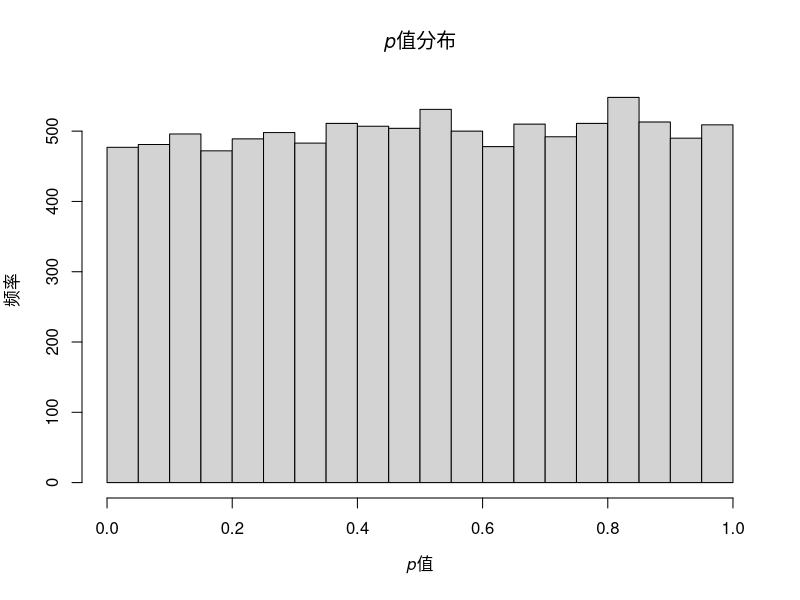
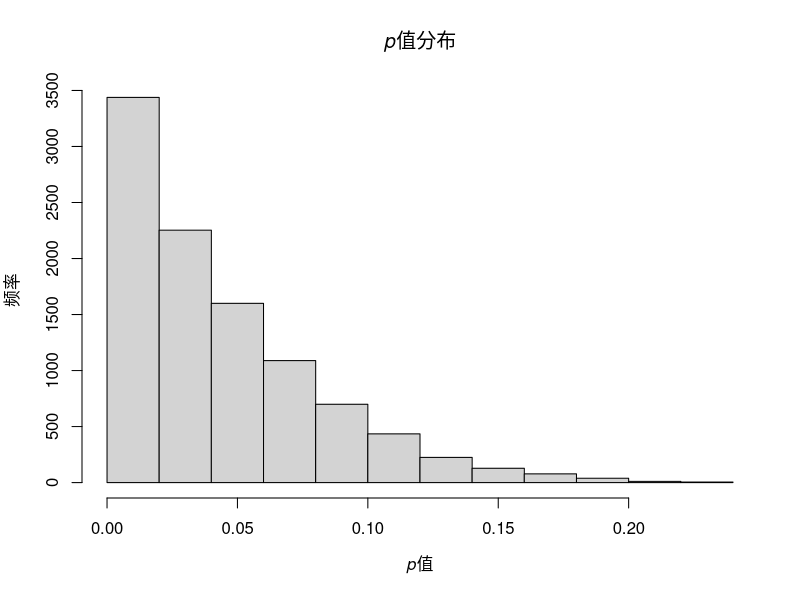
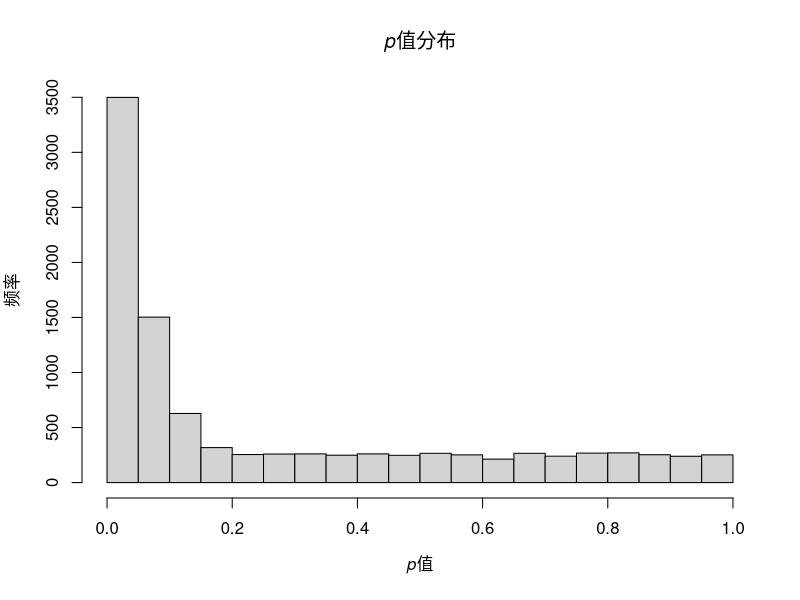
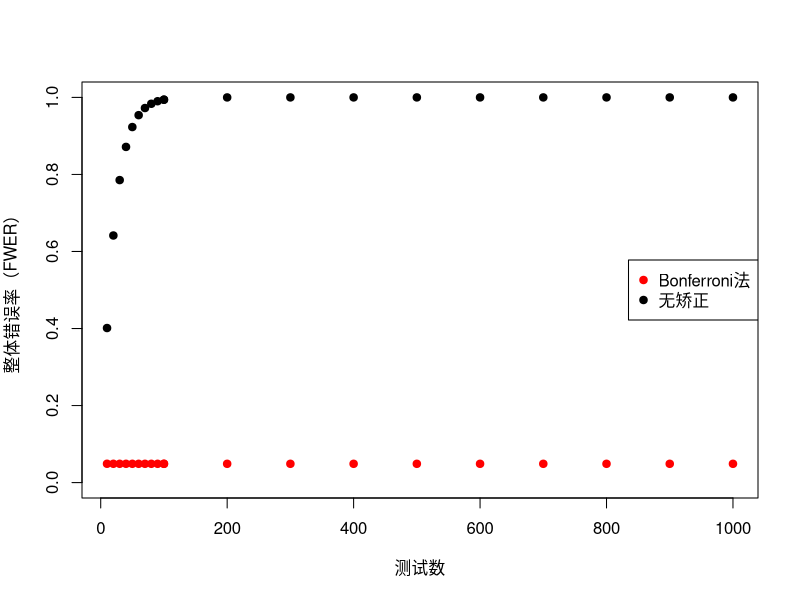
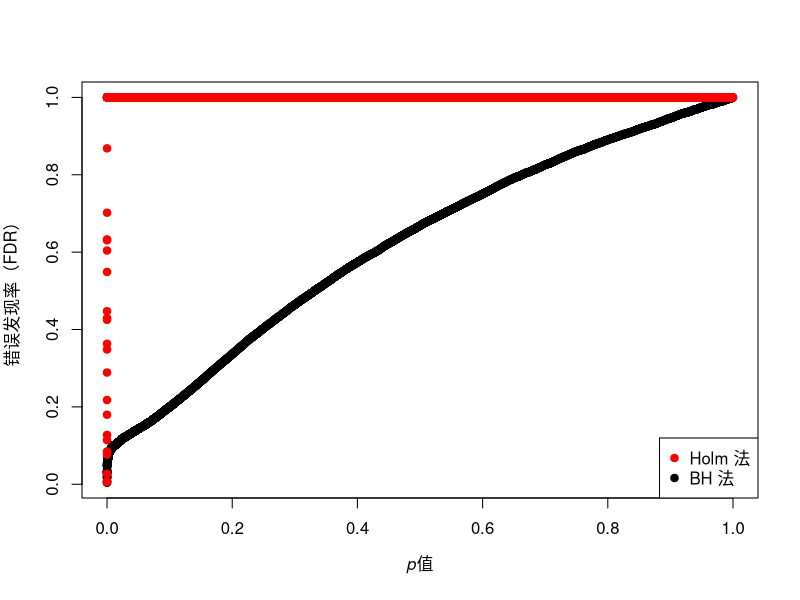
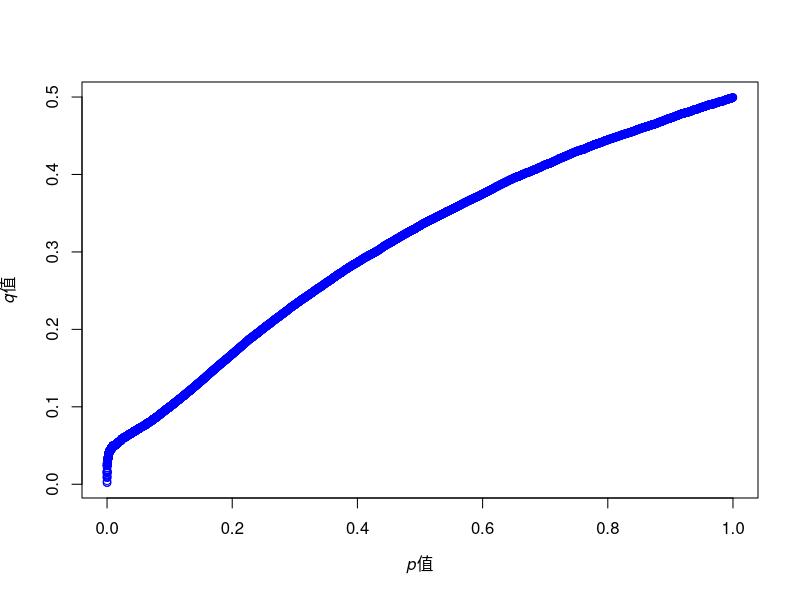
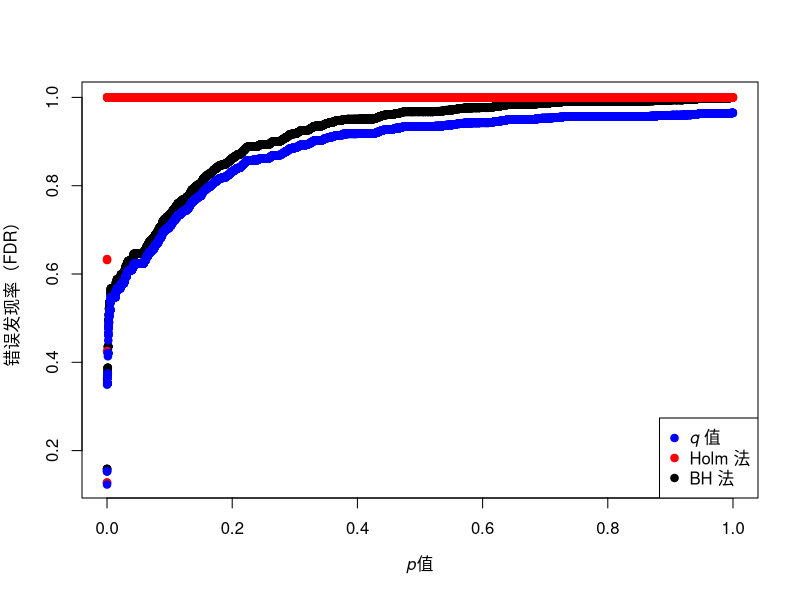

These charts were generated, in order, by the following R code:
## ---- chunk 1
set.seed(42)
# 随机数的10000次比较
pvalue <- NULL
for (i in 1:10000) {
  a <- rnorm(10)
  b <- rnorm(10)
  c <- t.test(a, b)
  pvalue[i] <- c$p.value
}
# 看下p值分布
hist(
  pvalue,
  main = substitute(paste(italic('p'), "值分布")),
  xlab = substitute(paste(italic('p'), "值")),
  ylab = '频率'
)
# 小于0.05的个数
sum(pvalue < 0.05)
# 小于0.0001的个数
sum(pvalue < 0.0001)
## ---- chunk 2
set.seed(42)
pvalue <- NULL
for (i in 1:10000) {
  a <- rnorm(10, 1)
  b <- a + 1
  c <- t.test(a, b)
  pvalue[i] <- c$p.value
}
# 看下p值分布
hist(
  pvalue,
  main = substitute(paste(italic('p'), "值分布")),
  xlab = substitute(paste(italic('p'), "值")),
  ylab = '频率'
)
# 显示p值里小于0.05的个数
sum(pvalue < 0.05)
# 显示p值里小于0.0001的个数
sum(pvalue < 0.0001)
## ---- chunk 3
set.seed(42)
pvalue <- NULL
for (i in 1:5000) {
  a <- rnorm(10, 1)
  b <- a + 1
  c <- t.test(a, b)
  pvalue[i] <- c$p.value
}
for (i in 1:5000) {
  a <- rnorm(10, 1)
  b <- rnorm(10, 1)
  c <- t.test(a, b)
  pvalue[i + 5000] <- c$p.value
}
# 看下p值分布
hist(
  pvalue,
  main = substitute(paste(italic('p'), "值分布")),
  xlab = substitute(paste(italic('p'), "值")),
  ylab = '频率'
)
# 显示p值里小于0.05的个数
sum(pvalue < 0.05)
# 显示p值里小于0.0001的个数
sum(pvalue < 0.0001)
## ---- chunk 4
# 比较次数
n <- c(1:10 %o% 10 ^ (1:2))
# 整体出现假阳性概率
p0 <- 1 - (1 - 0.05) ^ n
# Bonferroni方法控制后的整体假阳性概率
p <- 1 - (1 - 0.05 / n) ^ n
# 不进行控制
plot(
  p0 ~ n,
  ylim = c(0, 1),
  pch = 19,
  xlab = '测试数',
  ylab = '整体错误率（FWER）'
)
# Bonferroni方法控制
points(p ~ n, pch = 19, col = 'red')
legend('right',
       c('Bonferroni法', '无矫正'),
       col = c('red', 'black'),
       pch = 19)
## ---- chunk 5
# 所有有差异的
R <- sum(pvalue<0.05)
R
# 假阳性
V <- sum(pvalue[5001:10000]<0.05)
V
# 错误发现率
Q <- V/R
Q
## ---- chunk 6
# 所有有差异的
R <- sum(pvalue<0.01)
R
# 假阳性
V <- sum(pvalue[5001:10000]<0.01)
V
# 错误发现率
Q <- V/R
Q
## ---- chunk 7
# BH法控制错误发现率
pbh <- p.adjust(pvalue, method = 'BH')
# holm法控制错误发现率
ph <- p.adjust(pvalue, method = 'holm')
plot(pbh ~ pvalue,
     ylab = '错误发现率（FDR）',
     xlab = substitute(paste(italic('p'), "值")),
     pch = 19)
points(ph ~ pvalue, col = 'red', pch = 19)
legend('bottomright',
       c('Holm 法', 'BH 法'),
       col = c('red', 'black'),
       pch = 19)
## ---- chunk 8
library(qvalue)
q <- qvalue(pvalue)
# q值
plot(
  q$qvalues ~ pvalue,
  col = 'blue',
  ylab = substitute(paste(italic('q'), "值")),
  xlab = substitute(paste(italic('p'), "值"))
)
## ---- chunk 9
set.seed(42)
pvalue <- NULL
for (i in 1:500) {
  a <- rnorm(10, 1)
  b <- a + 1
  c <- t.test(a, b)
  pvalue[i] <- c$p.value
}
for (i in 1:9500) {
  a <- rnorm(10, 1)
  b <- rnorm(10, 1)
  c <- t.test(a, b)
  pvalue[i + 500] <- c$p.value
}
pbh <- p.adjust(pvalue, method = 'BH')
ph <- p.adjust(pvalue, method = 'holm')
q <- qvalue(pvalue)
plot(pbh ~ pvalue,
     ylab = '错误发现率（FDR）',
     xlab = substitute(paste(italic('p'), "值")),
     pch = 19)
# Holm 方法
points(ph ~ pvalue, col = 'red', pch = 19)
# Q值
points(q$qvalues ~ pvalue, col = 'blue', pch = 19)
legend(
  'bottomright',
  c(expression(paste(italic(
    "q"
  ), " 值")), 'Holm 法', 'BH 法'),
  col = c('blue', 'red', 'black'),
  pch = 19
)
## ---- chunk 10
set.seed(42)
a <- runif(100,min=0,max=10)+rnorm(100)
b <- a*1.2+rnorm(100)
c <- b*1.2+rnorm(100)
y <- a+b+c+rnorm(100)
## ---- chunk 11
summary(lm(y~a))
summary(lm(y~a+b+c))
